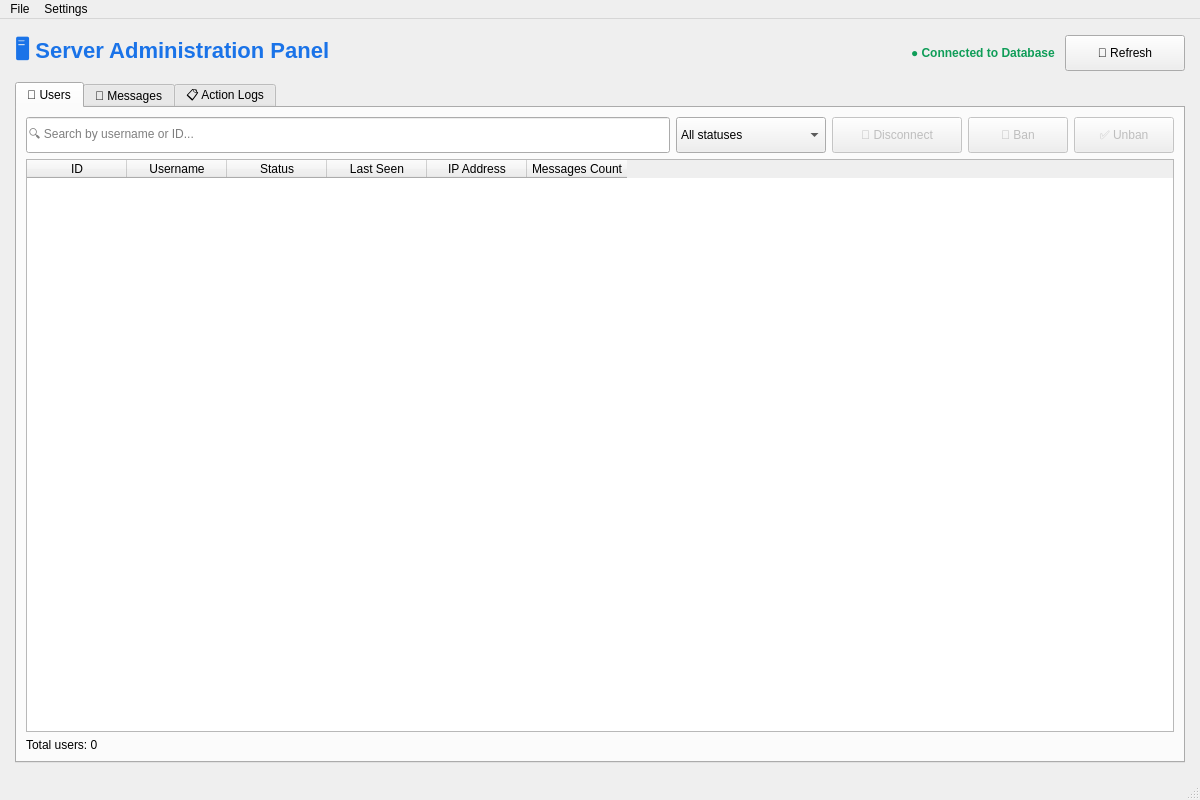
<?xml version="1.0" encoding="UTF-8"?>
<ui version="4.0">
 <class>MainWindow</class>
 <widget class="QMainWindow" name="MainWindow">
  <property name="geometry">
   <rect>
    <x>0</x>
    <y>0</y>
    <width>1200</width>
    <height>800</height>
   </rect>
  </property>
  <property name="windowTitle">
   <string>Messenger Server Admin Panel</string>
  </property>
  <property name="styleSheet">
   <string notr="true"/>
  </property>
  <widget class="QWidget" name="centralwidget">
   <layout class="QVBoxLayout" name="verticalLayout_main">
    <property name="spacing">
     <number>10</number>
    </property>
    <property name="leftMargin">
     <number>15</number>
    </property>
    <property name="topMargin">
     <number>15</number>
    </property>
    <property name="rightMargin">
     <number>15</number>
    </property>
    <property name="bottomMargin">
     <number>15</number>
    </property>
    <item>
     <layout class="QHBoxLayout" name="horizontalLayout_header">
      <item>
       <widget class="QLabel" name="label_title">
        <property name="text">
         <string>🖥️ Server Administration Panel</string>
        </property>
        <property name="styleSheet">
         <string notr="true">font-size: 22px; font-weight: bold; color: #1a73e8;</string>
        </property>
       </widget>
      </item>
      <item>
       <spacer name="horizontalSpacer">
        <property name="orientation">
         <enum>Qt::Horizontal</enum>
        </property>
        <property name="sizeHint" stdset="0">
         <size>
          <width>40</width>
          <height>20</height>
         </size>
        </property>
       </spacer>
      </item>
      <item>
       <widget class="QLabel" name="label_status">
        <property name="text">
         <string>● Connected to Database</string>
        </property>
        <property name="styleSheet">
         <string notr="true">color: #0f9d58; font-weight: bold;</string>
        </property>
       </widget>
      </item>
      <item>
       <widget class="QPushButton" name="btnRefresh">
        <property name="text">
         <string>🔄 Refresh</string>
        </property>
        <property name="minimumSize">
         <size>
          <width>120</width>
          <height>36</height>
         </size>
        </property>
       </widget>
      </item>
     </layout>
    </item>
    <item>
     <widget class="QTabWidget" name="tabWidget">
      <property name="currentIndex">
       <number>0</number>
      </property>
      <property name="documentMode">
       <bool>false</bool>
      </property>
      <property name="tabsClosable">
       <bool>false</bool>
      </property>
      <widget class="QWidget" name="tabUsers">
       <attribute name="title">
        <string>👥 Users</string>
       </attribute>
       <layout class="QVBoxLayout" name="verticalLayout_users">
        <item>
         <layout class="QHBoxLayout" name="horizontalLayout_users_tools">
          <item>
           <widget class="QLineEdit" name="lineEditSearchUsers">
            <property name="placeholderText">
             <string>🔍 Search by username or ID...</string>
            </property>
            <property name="minimumSize">
             <size>
              <width>0</width>
              <height>36</height>
             </size>
            </property>
           </widget>
          </item>
          <item>
           <widget class="QComboBox" name="comboFilterStatus">
            <property name="minimumSize">
             <size>
              <width>150</width>
              <height>36</height>
             </size>
            </property>
            <item>
             <property name="text">
              <string>All statuses</string>
             </property>
            </item>
            <item>
             <property name="text">
              <string>Online</string>
             </property>
            </item>
            <item>
             <property name="text">
              <string>Offline</string>
             </property>
            </item>
            <item>
             <property name="text">
              <string>Banned</string>
             </property>
            </item>
           </widget>
          </item>
          <item>
           <widget class="QPushButton" name="btnDisconnect">
            <property name="text">
             <string>🔌 Disconnect</string>
            </property>
            <property name="minimumSize">
             <size>
              <width>130</width>
              <height>36</height>
             </size>
            </property>
            <property name="enabled">
             <bool>false</bool>
            </property>
           </widget>
          </item>
          <item>
           <widget class="QPushButton" name="btnBan">
            <property name="text">
             <string>🚫 Ban</string>
            </property>
            <property name="minimumSize">
             <size>
              <width>100</width>
              <height>36</height>
             </size>
            </property>
            <property name="enabled">
             <bool>false</bool>
            </property>
           </widget>
          </item>
          <item>
           <widget class="QPushButton" name="btnUnban">
            <property name="text">
             <string>✅ Unban</string>
            </property>
            <property name="minimumSize">
             <size>
              <width>100</width>
              <height>36</height>
             </size>
            </property>
            <property name="enabled">
             <bool>false</bool>
            </property>
           </widget>
          </item>
         </layout>
        </item>
        <item>
         <widget class="QTableWidget" name="tableUsers">
          <property name="alternatingRowColors">
           <bool>true</bool>
          </property>
          <property name="selectionBehavior">
           <enum>QAbstractItemView::SelectRows</enum>
          </property>
          <property name="selectionMode">
           <enum>QAbstractItemView::SingleSelection</enum>
          </property>
          <property name="sortingEnabled">
           <bool>true</bool>
          </property>
          <column>
           <property name="text">
            <string>ID</string>
           </property>
          </column>
          <column>
           <property name="text">
            <string>Username</string>
           </property>
          </column>
          <column>
           <property name="text">
            <string>Status</string>
           </property>
          </column>
          <column>
           <property name="text">
            <string>Last Seen</string>
           </property>
          </column>
          <column>
           <property name="text">
            <string>IP Address</string>
           </property>
          </column>
          <column>
           <property name="text">
            <string>Messages Count</string>
           </property>
          </column>
         </widget>
        </item>
        <item>
         <widget class="QLabel" name="labelUsersCount">
          <property name="text">
           <string>Total users: 0</string>
          </property>
         </widget>
        </item>
       </layout>
      </widget>
      <widget class="QWidget" name="tabMessages">
       <attribute name="title">
        <string>💬 Messages</string>
       </attribute>
       <layout class="QVBoxLayout" name="verticalLayout_messages">
        <item>
         <layout class="QHBoxLayout" name="horizontalLayout_msg_tools">
          <item>
           <widget class="QLineEdit" name="lineEditSearchMessages">
            <property name="placeholderText">
             <string>🔍 Search in messages...</string>
            </property>
            <property name="minimumSize">
             <size>
              <width>0</width>
              <height>36</height>
             </size>
            </property>
           </widget>
          </item>
          <item>
           <widget class="QComboBox" name="comboMsgType">
            <property name="minimumSize">
             <size>
              <width>160</width>
              <height>36</height>
             </size>
            </property>
            <item>
             <property name="text">
              <string>All messages</string>
             </property>
            </item>
            <item>
             <property name="text">
              <string>Public only</string>
             </property>
            </item>
            <item>
             <property name="text">
              <string>Private only</string>
             </property>
            </item>
           </widget>
          </item>
          <item>
           <widget class="QComboBox" name="comboMsgUser">
            <property name="minimumSize">
             <size>
              <width>180</width>
              <height>36</height>
             </size>
            </property>
            <item>
             <property name="text">
              <string>All users</string>
             </property>
            </item>
           </widget>
          </item>
          <item>
           <widget class="QPushButton" name="btnDeleteMessage">
            <property name="text">
             <string>🗑️ Delete</string>
            </property>
            <property name="minimumSize">
             <size>
              <width>110</width>
              <height>36</height>
             </size>
            </property>
            <property name="enabled">
             <bool>false</bool>
            </property>
           </widget>
          </item>
         </layout>
        </item>
        <item>
         <widget class="QTableWidget" name="tableMessages">
          <property name="alternatingRowColors">
           <bool>true</bool>
          </property>
          <property name="selectionBehavior">
           <enum>QAbstractItemView::SelectRows</enum>
          </property>
          <property name="selectionMode">
           <enum>QAbstractItemView::SingleSelection</enum>
          </property>
          <property name="sortingEnabled">
           <bool>true</bool>
          </property>
          <column>
           <property name="text">
            <string>ID</string>
           </property>
          </column>
          <column>
           <property name="text">
            <string>From</string>
           </property>
          </column>
          <column>
           <property name="text">
            <string>To</string>
           </property>
          </column>
          <column>
           <property name="text">
            <string>Type</string>
           </property>
          </column>
          <column>
           <property name="text">
            <string>Content</string>
           </property>
          </column>
          <column>
           <property name="text">
            <string>Timestamp</string>
           </property>
          </column>
         </widget>
        </item>
        <item>
         <widget class="QLabel" name="labelMessagesCount">
          <property name="text">
           <string>Total messages: 0</string>
          </property>
         </widget>
        </item>
       </layout>
      </widget>
      <widget class="QWidget" name="tabLogs">
       <attribute name="title">
        <string>📋 Action Logs</string>
       </attribute>
       <layout class="QVBoxLayout" name="verticalLayout_logs">
        <item>
         <widget class="QTextEdit" name="textEditLogs">
          <property name="readOnly">
           <bool>true</bool>
          </property>
          <property name="placeholderText">
           <string>Admin actions will appear here...</string>
          </property>
         </widget>
        </item>
        <item>
         <widget class="QPushButton" name="btnClearLogs">
          <property name="text">
           <string>Clear Logs</string>
          </property>
         </widget>
        </item>
       </layout>
      </widget>
     </widget>
    </item>
   </layout>
  </widget>
  <widget class="QMenuBar" name="menubar">
   <property name="geometry">
    <rect>
     <x>0</x>
     <y>0</y>
     <width>1200</width>
     <height>22</height>
    </rect>
   </property>
   <widget class="QMenu" name="menuFile">
    <property name="title">
     <string>File</string>
    </property>
    <addaction name="actionRefresh"/>
    <addaction name="separator"/>
    <addaction name="actionExit"/>
   </widget>
   <widget class="QMenu" name="menuSettings">
    <property name="title">
     <string>Settings</string>
    </property>
    <addaction name="actionDatabase"/>
    <addaction name="actionAbout"/>
   </widget>
   <addaction name="menuFile"/>
   <addaction name="menuSettings"/>
  </widget>
  <widget class="QStatusBar" name="statusbar"/>
  <action name="actionRefresh">
   <property name="text">
    <string>Refresh Data</string>
   </property>
  </action>
  <action name="actionExit">
   <property name="text">
    <string>Exit</string>
   </property>
  </action>
  <action name="actionDatabase">
   <property name="text">
    <string>Database Connection...</string>
   </property>
  </action>
  <action name="actionAbout">
   <property name="text">
    <string>About</string>
   </property>
  </action>
 </widget>
 <resources/>
 <connections/>
</ui>
